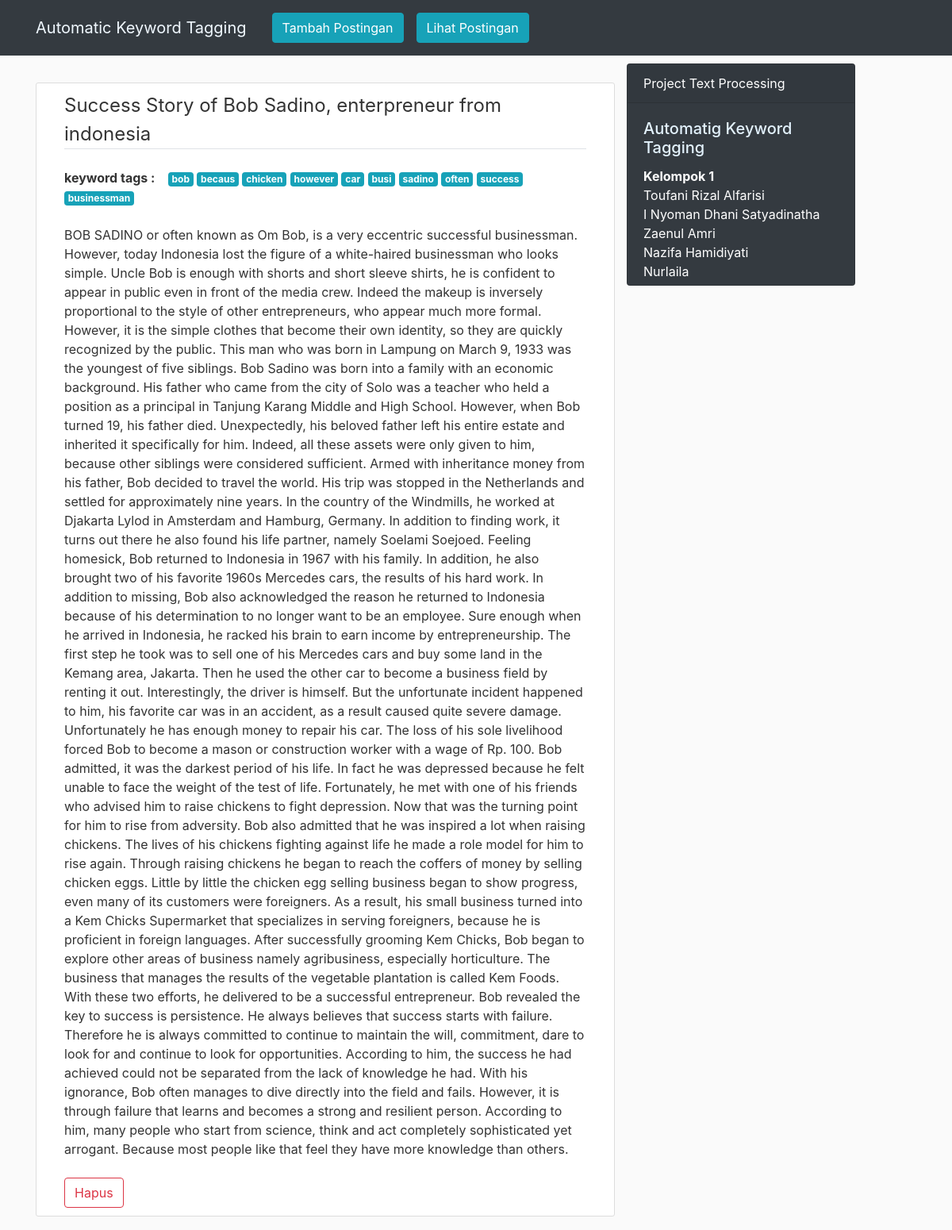
The page /list-post on the database its author committed.
### application.py (models this page shows)
class Post(db.Model):
    __tablename__ = "post"
    id = db.Column(db.Integer, primary_key=True)
    title = db.Column(db.String)
    content = db.Column(db.TEXT)
    tags = db.Column(db.String)

### application.py (the view)
@app.route('/list-post')
def list_post():
    sto_out = []
    query = Post.query.all()
    for idx, ii in enumerate(query):
        out = []
        for i in ii.tags.split(" "):
            if '[' in i:
                pp = i.split("[")[-1]
                out.append(pp)
            elif ']' in i:
                pp = i.split("]")[0]
                out.append(pp)
            else:
                out.append(i)
        sto_out.append(out)
    num = list(range(len(query)))
    colors = ["primary", "info", "danger", "success", "warning", "light"]
    return render_template('list_post.html', forms=query, list=list, num=num, tags=sto_out, ord=ord)

### templates/list_post.html
{% extends "layout.html" %}
{% block content %}
<br>
{% for form, idx, tag  in forms|zip(num, tags)  %}
<div class="content-section">
    <div class="col-md-12">
        <legend class="border-bottom mb-4">{{ form.title }} </legend>
        <div>
            <strong> keyword tags : </strong> &ensp;
            {% for i in tag %}
            {% set out = i.translate({ord("'"): None}) %}
            <a href="#" class="badge badge-info">{{ out.translate({ord(","): None}) }}</a>
            {% endfor %}
        </div>
        <br>
        <div>
            {{ form.content }}
        </div>
        <br>
        <div>
            <a href="{{ url_for('delete_post', id=form.id) }}" class="btn btn-outline-danger">Hapus</a>
        </div>
    </div>
</div>
{% endfor %}
{% endblock %}

### templates/layout.html (shortened to what this page needs)
<!DOCTYPE html>
<html>
<head>
  <link rel="stylesheet" href="https://maxcdn.bootstrapcdn.com/bootstrap/4.0.0/css/bootstrap.min.css"
>
  <link rel="stylesheet" type="text/css" href="{{ url_for('static', filename='main.css') }}">
</head>
<body>
  <header class="site-header">
    <nav class="navbar navbar-expand-lg navbar-light bg-dark fixed-top">
      <div class="container">
        <a class="navbar-brand mr-4" href="/" style="color:aliceblue"> Automatic Keyword Tagging </a>
        <div class="collapse navbar-collapse" id="navbarToggle">
          <div class="navbar-nav mr-auto">
            <a class="nav-item nav-link" href="{{ url_for('add_post') }}"><input type="submit" class="btn btn-info"
                value="Tambah Postingan"></a>
            <a class="nav-item nav-link" href="{{ url_for('list_post') }}"><input type="submit" class="btn btn-info"
                value="Lihat Postingan"></a>
          </div>
        </div>
      </div>
    </nav>
  </header>
  <main role="main" class="container">
    <div class="row">
      <div class="col-md-8">
        {% block content %}{% endblock %}
      </div>
      <div class="card text-white bg-dark mb-3" style="width: 18rem; height:280px">
        <div class="card-header">Project Text Processing</div>
        <div class="card-body">
          <h5 class="card-title" style="color:#e3f2fd">Automatig Keyword Tagging</h5>
          <p class="card-text"><strong>Kelompok 1</strong> <br>
            Toufani Rizal Alfarisi <br>
            I Nyoman Dhani Satyadinatha <br>
            Zaenul Amri <br>
            Nazifa Hamidiyati <br>
            Nurlaila <br>
          </p>
        </div>
      </div>
    </div>
  </main>
</body>
</html>

### static/main.css (style rules this page uses)
body { background: #fafafa; color: #333333; margin-top: 5rem; }
h1, h2, h3, h4, h5, h6 { color: #444444; }
.site-header .navbar-nav .nav-link { color: #dbcbcb; }
.content-section { background: #ffffff; padding: 10px 20px; border: 1px solid #dddddd; border-radius: 3px; margin-bottom: 20px; }

### rows shown on the page
Post: title "Success Story of Bob Sadino, enterpreneur from indonesia", translate "bob" "becaus" "chicken" "however" "car" "busi" "sadino" "often" "success" "businessman", content "BOB SADINO or often known as Om Bob, is a very eccentric successful businessman. However, today Indonesia lost the figure of a white-haired businessman who looks simple. Uncle Bob is enough with shorts and short sleeve shirts, he is confident to appear in public even in front of the media crew. Indeed the makeup is inversely proportional to the style of other entrepreneurs, who appear much more formal. However, it is the simple clothes that become their own identity, so they are quickly recognized by the public. This man who was born in Lampung on March 9, 1933 was the youngest of five siblings. Bob Sadino was born into a family with an economic background. His father who came from the city…"
